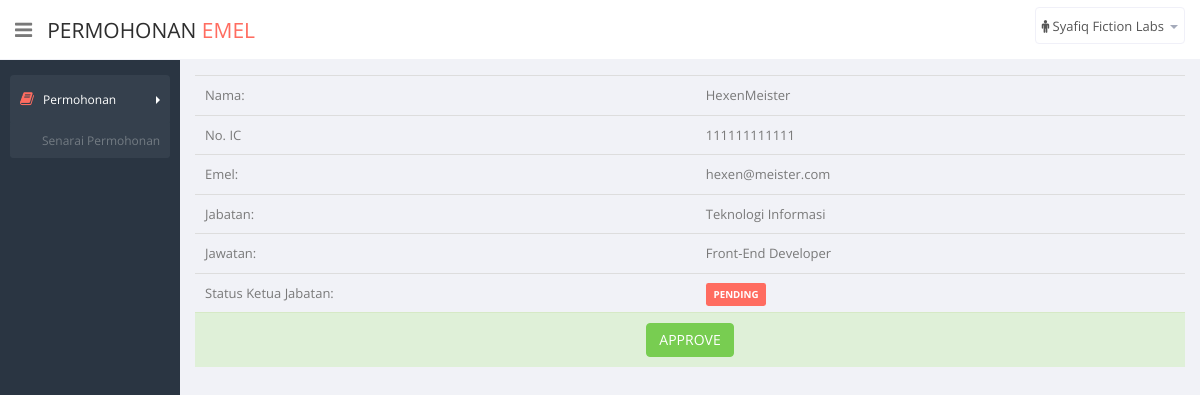
The page /dl_view_app.php?appID=2 (signed in) on the database its author committed.
### tables this page shows
CREATE TABLE IF NOT EXISTS `application` (
  `APP_ID` int(11) NOT NULL AUTO_INCREMENT,
  `APP_POSID` int(11) NOT NULL,
  `APP_NAME` text,
  `APP_IC` varchar(12) DEFAULT NULL,
  `APP_EMAIL` varchar(45) DEFAULT NULL,
  `APP_STATLDR` varchar(45) DEFAULT NULL,
  `APP_STATAD` varchar(45) DEFAULT NULL,
  PRIMARY KEY (`APP_ID`),
  KEY `fk_APPLICATION_POSITION1_idx` (`APP_POSID`),
  CONSTRAINT `fk_APPLICATION_POSITION1` FOREIGN KEY (`APP_POSID`) REFERENCES `position` (`POS_ID`) ON DELETE NO ACTION ON UPDATE NO ACTION
);

CREATE TABLE IF NOT EXISTS `department` (
  `DEPT_ID` int(11) NOT NULL AUTO_INCREMENT,
  `DEPT_NAME` text,
  PRIMARY KEY (`DEPT_ID`)
);

CREATE TABLE IF NOT EXISTS `position` (
  `POS_ID` int(11) NOT NULL AUTO_INCREMENT,
  `POS_DEPTID` int(11) NOT NULL,
  `POS_NAME` text,
  PRIMARY KEY (`POS_ID`),
  KEY `fk_POSITION_DEPARTMENT_idx` (`POS_DEPTID`),
  CONSTRAINT `fk_POSITION_DEPARTMENT` FOREIGN KEY (`POS_DEPTID`) REFERENCES `department` (`DEPT_ID`) ON DELETE NO ACTION ON UPDATE NO ACTION
);

### connection.php (called while the page is built, shortened)
<?php
	function getDeptNamebyPosID($posID)
	{
		$Query = "SELECT d.DEPT_NAME
					FROM department d, position p
					WHERE p.POS_DEPTID = d.DEPT_ID
					AND p.POS_ID = $posID";
		$Res = mysql_query($Query) or die(mysql_error());
		$NameRow = mysql_fetch_array($Res);
		return $NameRow['DEPT_NAME'];
	}
	function getPosName($posID)
	{
		$Query = "SELECT POS_NAME FROM position WHERE POS_ID = $posID";
		$Res = mysql_query($Query) or die(mysql_error());
		$NameRow = mysql_fetch_array($Res);
		return $NameRow['POS_NAME'];
	}
?>

### dl_view_app.php (the view, shortened to what this page needs)
<?php
  require_once('connection.php');
?>
<!DOCTYPE html>
<html lang="en">
  <head>
    <link href="FL_CSS/bootstrap.min.css" rel="stylesheet">
    <link href="FL_CSS/bootstrap-reset.css" rel="stylesheet">
    <link href="assets/font-awesome/css/font-awesome.css" rel="stylesheet" />
    <link href="assets/jquery-easy-pie-chart/jquery.easy-pie-chart.css" rel="stylesheet" type="text/css" media="screen"/>
    <link rel="stylesheet" href="css/owl.carousel.css" type="text/css">
    <link href="FL_CSS/style.css" rel="stylesheet">
    <link href="FL_CSS/style-responsive.css" rel="stylesheet" />
  </head>
  <body>
  <section id="container" class="">
        <?php include('dl_navbar.php'); ?>
        <?php include('dl_sidebar.php'); ?>
      <section id="main-content">
          <section class="wrapper">
          <?php
            if(isset($_GET['appID']))
            {
              $appID = $_GET['appID'];
              $appQuery = "SELECT APP_ID, APP_POSID, APP_NAME, APP_IC, APP_EMAIL, APP_STATLDR, APP_STATAD
                          FROM application WHERE APP_ID = $appID";
              $appRes = mysql_query($appQuery) or die(mysql_error());
              if(mysql_num_rows($appRes) > 0)
              {
                $appRow = mysql_fetch_array($appRes);
                $appPosID = $appRow['APP_POSID'];
                $appPosName = getPosName($appPosID);
                $appDeptName = getDeptNamebyPosID($appPosID);
                $appName = $appRow['APP_NAME'];
                $appIC = $appRow['APP_IC'];
                $appEmail = $appRow['APP_EMAIL'];
                $appStatDL = $appRow['APP_STATLDR'];
                $apptable = "<table class='table table-hover'>
                              <tr class='info'>
                                <td> Nama: </td>
                                <td> $appName </td>
                              </tr>
                              <tr class='info'>
                                <td> No. IC</td>
                                <td> $appIC</td>
                              </tr>
                              <tr class='info'>
                                <td> Emel: </td>
                                <td> $appEmail</td>
                              </tr>
                              <tr class='info'>
                                <td> Jabatan: </td>
                                <td> $appDeptName </td>
                              </tr>
                              <tr class='info'>
                                <td> Jawatan:</td>
                                <td> $appPosName </td>
                              </tr>
                              <tr class='error'>
                                <td> Status Ketua Jabatan: </td>
                                <td> <span class='label label-danger'> $appStatDL </span></td>
                              </tr>
                              <tr class='success'>
                                <td colspan='2'>
                                  <center>
                                    <form method='POST'>
                                      <input type='hidden' name='appID' value='$appID'>
                                      <input type='submit' name='apprvUsr' value='APPROVE' class='btn btn-success'>
                                    </form>
                                  </center>
                                </td>
                              </tr>
                            </table>";
                echo $apptable;
              }
              else
              {
                echo "Tiada Permohonan Ditemui";
              }
            }
          ?>
          </section>
      </section>
  </section>
  </body>
</html>

### FL_CSS/style.css (style rules this page uses)
body { color: #797979; background: #f1f2f7; font-family: 'Open Sans', sans-serif; padding: 0px !important; margin: 0px !important; font-size:13px; }
#container { width: 100%; height: 100%; }
#main-content { margin-left: 180px; }
.wrapper { display: inline-block; margin-top: 60px; padding: 15px; width: 100%; }

### rows shown on the page
application: APP_NAME "HexenMeister", APP_IC "111111111111", APP_EMAIL "hexen@meister.com", APP_POSID.DEPT_NAME "Teknologi Informasi", APP_POSID.POS_NAME "Front-End Developer", APP_STATLDR "PENDING"

### other values the page prints
$global_userName "Syafiq Fiction Labs"
